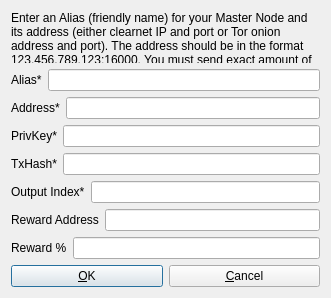
<?xml version="1.0" encoding="UTF-8"?>
<ui version="4.0">
 <class>AddEditAdrenalineNode</class>
 <widget class="QDialog" name="AddEditAdrenalineNode">
  <property name="geometry">
   <rect>
    <x>0</x>
    <y>0</y>
    <width>331</width>
    <height>298</height>
   </rect>
  </property>
  <property name="windowTitle">
   <string>Add/Edit MasterCoin Node</string>
  </property>
  <property name="modal">
   <bool>true</bool>
  </property>
  <layout class="QVBoxLayout" name="verticalLayout">
   <item>
    <widget class="QLabel" name="label_9">
     <property name="sizePolicy">
      <sizepolicy hsizetype="Preferred" vsizetype="Expanding">
       <horstretch>0</horstretch>
       <verstretch>0</verstretch>
      </sizepolicy>
     </property>
     <property name="text">
      <string>&lt;html&gt;&lt;head/&gt;&lt;body&gt;&lt;p&gt;Enter an Alias (friendly name) for your Master Node and its address (either clearnet IP and port or Tor onion address and port). The address should be in the format 123.456.789.123:16000. You must send exact amount of MasterCoin to the collateral address.&lt;/p&gt;&lt;/body&gt;&lt;/html&gt;</string>
     </property>
     <property name="wordWrap">
      <bool>true</bool>
     </property>
    </widget>
   </item>
   <item>
    <layout class="QHBoxLayout" name="horizontalLayout_4">
     <property name="bottomMargin">
      <number>0</number>
     </property>
     <item>
      <widget class="QLabel" name="label_4">
       <property name="text">
        <string>Alias*</string>
       </property>
      </widget>
     </item>
     <item>
      <widget class="QLineEdit" name="aliasLineEdit"/>
     </item>
    </layout>
   </item>
   <item>
    <layout class="QHBoxLayout" name="horizontalLayout_5">
     <property name="bottomMargin">
      <number>0</number>
     </property>
     <item>
      <widget class="QLabel" name="label_6">
       <property name="text">
        <string>Address*</string>
       </property>
      </widget>
     </item>
     <item>
      <widget class="QLineEdit" name="addressLineEdit"/>
     </item>
    </layout>
   </item>
   <item>
    <layout class="QHBoxLayout" name="horizontalLayout_3">
     <property name="bottomMargin">
      <number>0</number>
     </property>
     <item>
      <widget class="QLabel" name="label_5">
       <property name="text">
        <string>PrivKey*</string>
       </property>
      </widget>
     </item>
     <item>
      <widget class="QLineEdit" name="privkeyLineEdit"/>
     </item>
    </layout>
   </item>
   <item>
    <layout class="QHBoxLayout" name="horizontalLayout_2">
     <property name="bottomMargin">
      <number>0</number>
     </property>
     <item>
      <widget class="QLabel" name="label_2">
       <property name="text">
        <string>TxHash*</string>
       </property>
      </widget>
     </item>
     <item>
      <widget class="QLineEdit" name="txhashLineEdit"/>
     </item>
    </layout>
   </item>
   <item>
    <layout class="QHBoxLayout" name="horizontalLayout_8">
     <property name="bottomMargin">
      <number>0</number>
     </property>
     <item>
      <widget class="QLabel" name="label_8">
       <property name="text">
        <string>Output Index*</string>
       </property>
      </widget>
     </item>
     <item>
      <widget class="QLineEdit" name="outputindexLineEdit"/>
     </item>
    </layout>
   </item>
   <item>
    <layout class="QHBoxLayout" name="horizontalLayout_6">
     <property name="bottomMargin">
      <number>0</number>
     </property>
     <item>
      <widget class="QLabel" name="label_3">
       <property name="text">
        <string>Reward Address</string>
       </property>
      </widget>
     </item> 
     <item>
      <widget class="QLineEdit" name="rewardaddressLineEdit"/>
     </item>
    </layout>
   </item>
   <item>
    <layout class="QHBoxLayout" name="horizontalLayout_7">
     <property name="bottomMargin">
      <number>0</number>
     </property>
     <item>
      <widget class="QLabel" name="label_7">
       <property name="text">
        <string>Reward %</string>
       </property>
      </widget>
     </item>
     <item>
      <widget class="QLineEdit" name="rewardpercentageLineEdit"/>
     </item>
    </layout>
   </item>
   <item>
    <layout class="QHBoxLayout" name="horizontalLayout_Buttons">
     <item>
      <widget class="QPushButton" name="okButton">
       <property name="text">
        <string>&amp;OK</string>
       </property>
      </widget>
     </item>
     <item>
      <widget class="QPushButton" name="cancelButton">
       <property name="text">
        <string>&amp;Cancel</string>
       </property>
       <property name="autoDefault">
        <bool>false</bool>
       </property>
      </widget>
     </item>
    </layout>
   </item>
  </layout>
 </widget>
 <resources/>
 <connections/>
</ui>
